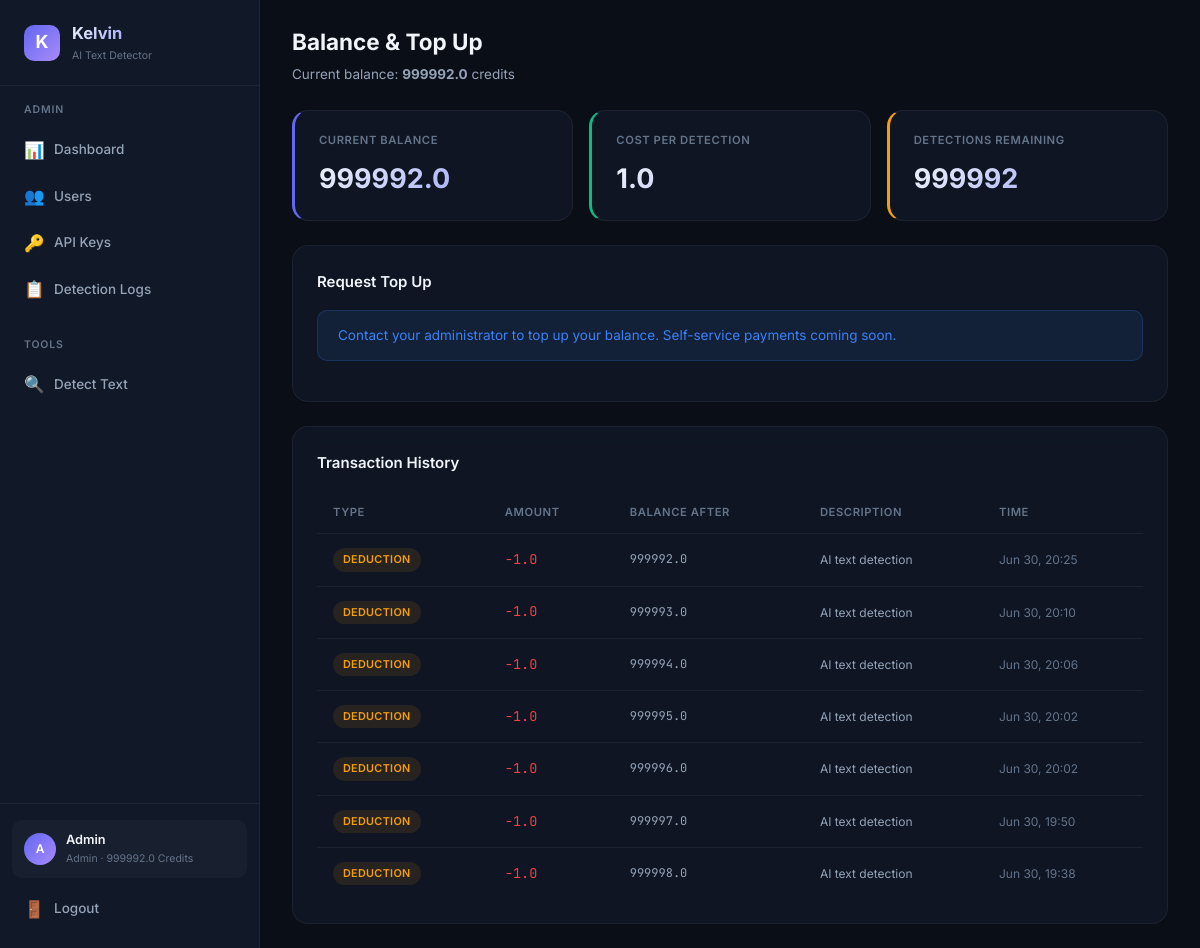
The page /dashboard/topup (signed in) on the database as committed earlier.
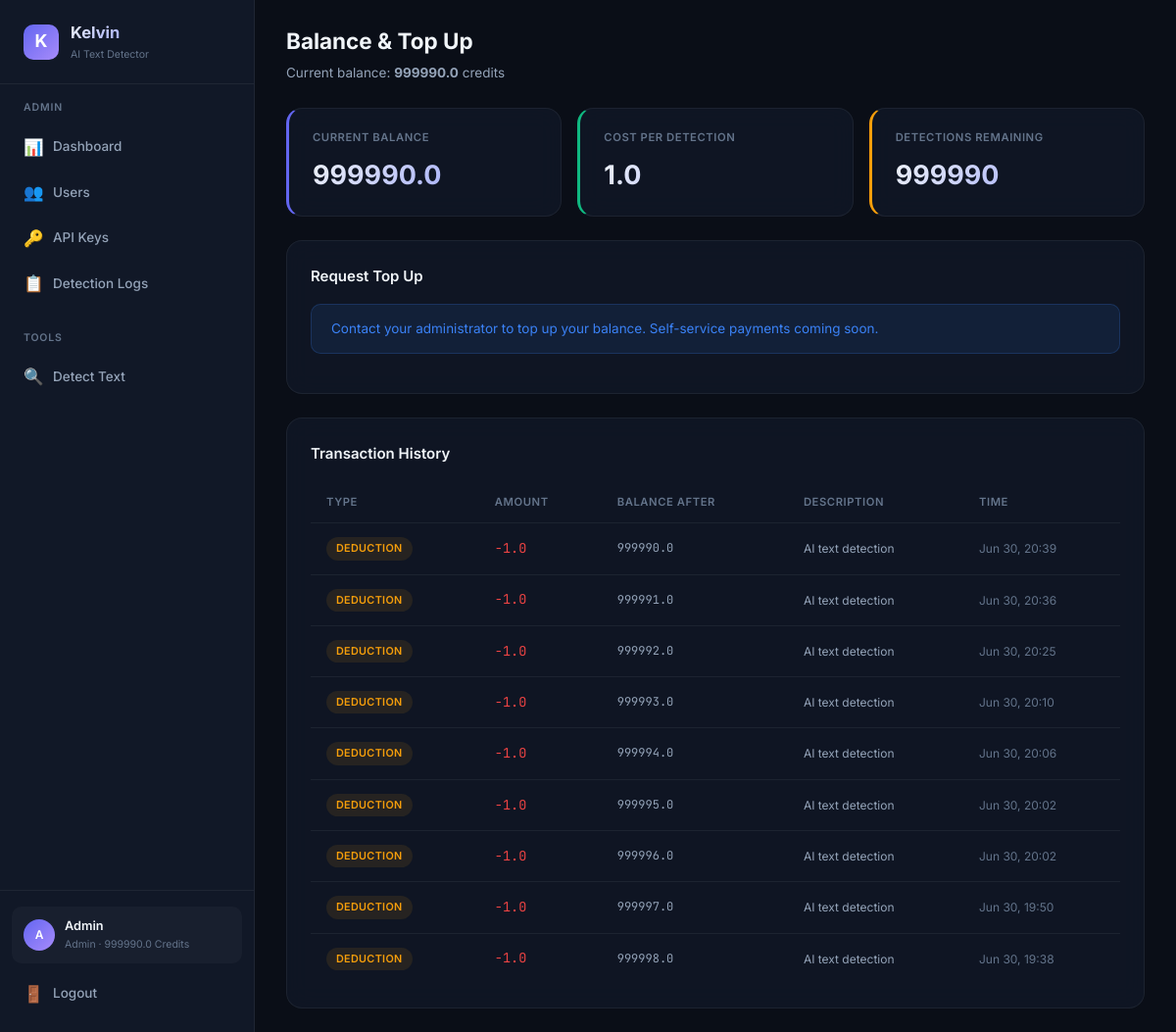
The same page on the database as committed later.
### database.py (models this page shows, shortened)
class User(Base):
    __tablename__ = "users"
    id = Column(Integer, primary_key=True, autoincrement=True)
    email = Column(String(255), unique=True, nullable=False, index=True)
    password_hash = Column(String(255), nullable=False)
    display_name = Column(String(100), nullable=False)
    role = Column(String(20), nullable=False, default="user")  # "admin" or "user"
    balance = Column(Float, nullable=False, default=100.0)
    is_active = Column(Boolean, nullable=False, default=True)
    created_at = Column(DateTime, nullable=False, default=datetime.utcnow)
    api_keys = relationship("APIKeyRecord", back_populates="user", lazy="dynamic")
    detection_logs = relationship("DetectionLog", back_populates="user", lazy="dynamic")
    transactions = relationship("BalanceTransaction", back_populates="user", lazy="dynamic")

class BalanceTransaction(Base):
    __tablename__ = "balance_transactions"
    id = Column(Integer, primary_key=True, autoincrement=True)
    user_id = Column(Integer, ForeignKey("users.id"), nullable=False, index=True)
    amount = Column(Float, nullable=False)  # positive = credit, negative = debit
    type = Column(String(20), nullable=False)  # "topup", "deduction", "refund", "signup_bonus"
    description = Column(String(255), nullable=True)
    balance_after = Column(Float, nullable=True)
    created_at = Column(DateTime, nullable=False, default=datetime.utcnow)
    user = relationship("User", back_populates="transactions")

### detect-ai.py (the view)
@app.get("/dashboard/topup", response_class=HTMLResponse)
async def user_topup_page(request: Request, db: Session = Depends(get_db_session)):
    user = _require_web_user(request, db)
    transactions = db.query(BalanceTransaction).filter(BalanceTransaction.user_id == user.id).order_by(desc(BalanceTransaction.created_at)).limit(50).all()
    return _render(request, db, "user/topup.html", transactions=transactions)

### templates/user/topup.html (shortened to what this page needs)
{% extends "base.html" %}
{% set active_page = 'user-topup' %}
{% block page_header %}
<div class="page-header">
    <h2>Balance & Top Up</h2>
    <p>Current balance: <strong>{{ user.balance | round(1) }}</strong> credits</p>
</div>
{% endblock %}
{% block content %}
<div class="stats-grid">
    <div class="stat-card accent">
        <div class="stat-label">Current Balance</div>
        <div class="stat-value">{{ user.balance | round(1) }}</div>
    </div>
    <div class="stat-card green">
        <div class="stat-label">Cost Per Detection</div>
        <div class="stat-value">1.0</div>
    </div>
    <div class="stat-card yellow">
        <div class="stat-label">Detections Remaining</div>
        <div class="stat-value">{{ user.balance | int }}</div>
    </div>
</div>
<div class="card mb-24">
    <div class="card-header">
        <h3>Request Top Up</h3>
    </div>
    <div class="alert alert-info">
        Contact your administrator to top up your balance. Self-service payments coming soon.
    </div>
</div>
<div class="card">
    <div class="card-header">
        <h3>Transaction History</h3>
    </div>
    {% if transactions %}
    <div class="table-container">
        <table>
            <thead>
                <tr>
                    <th>Type</th>
                    <th>Amount</th>
                    <th>Balance After</th>
                    <th>Description</th>
                    <th>Time</th>
                </tr>
            </thead>
            <tbody>
                {% for tx in transactions %}
                <tr>
                    <td>
                        {% if tx.type == 'topup' or tx.type == 'signup_bonus' %}
                        <span class="badge badge-green">{{ tx.type }}</span>
                        {% elif tx.type == 'deduction' %}
                        <span class="badge badge-yellow">deduction</span>
                        {% elif tx.type == 'refund' %}
                        <span class="badge badge-blue">refund</span>
                        {% else %}
                        <span class="badge badge-muted">{{ tx.type }}</span>
                        {% endif %}
                    </td>
                    <td class="text-mono {% if tx.amount > 0 %}text-green{% else %}text-red{% endif %}">
                        {{ '+' if tx.amount > 0 else '' }}{{ tx.amount | round(1) }}
                    </td>
                    <td class="text-mono text-sm">{{ tx.balance_after | round(1) if tx.balance_after else '—' }}</td>
                    <td class="text-sm">{{ tx.description or '—' }}</td>
                    <td class="text-sm text-muted">{{ tx.created_at.strftime('%b %d, %H:%M') if tx.created_at else '—' }}</td>
                </tr>
                {% endfor %}
            </tbody>
        </table>
    </div>
    {% else %}
    <div class="empty-state">
        <div class="empty-icon">💰</div>
        <h3>No transactions yet</h3>
    </div>
    {% endif %}
</div>
{% endblock %}

### templates/base.html (shortened to what this page needs)
<!DOCTYPE html>
<html lang="en">
<head>
    <link rel="stylesheet" href="/static/css/style.css?v=3">
</head>
<body>
    {% block body %}
    <div class="app-layout">
        <aside class="sidebar">
            <div class="sidebar-brand">
                <div class="brand-icon">K</div>
                <div>
                    <h1>Kelvin</h1>
                    <div class="brand-version">AI Text Detector</div>
                </div>
            </div>
            <nav class="sidebar-nav">
                {% if user and user.role == 'admin' %}
                <div class="nav-section">
                    <div class="nav-section-title">Admin</div>
                    <a href="/admin/dashboard" class="nav-link {% if active_page == 'admin-dashboard' %}active{% endif %}">
                        <span class="nav-icon">📊</span> Dashboard
                    </a>
                    <a href="/admin/users" class="nav-link {% if active_page == 'admin-users' %}active{% endif %}">
                        <span class="nav-icon">👥</span> Users
                    </a>
                    <a href="/admin/keys" class="nav-link {% if active_page == 'admin-keys' %}active{% endif %}">
                        <span class="nav-icon">🔑</span> API Keys
                    </a>
                    <a href="/admin/logs" class="nav-link {% if active_page == 'admin-logs' %}active{% endif %}">
                        <span class="nav-icon">📋</span> Detection Logs
                    </a>
                </div>
                <div class="nav-section">
                    <div class="nav-section-title">Tools</div>
                    <a href="/dashboard/detect" class="nav-link {% if active_page == 'detect' %}active{% endif %}">
                        <span class="nav-icon">🔍</span> Detect Text
                    </a>
                </div>
                {% endif %}
            </nav>
            {% if user %}
            <div class="sidebar-footer">
                <div class="sidebar-user">
                    <div class="user-avatar">{{ user.display_name[0] | upper }}</div>
                    <div class="user-info">
                        <div class="user-name">{{ user.display_name }}</div>
                        <div class="user-role">{{ user.role }} · {{ user.balance | round(1) }} credits</div>
                    </div>
                </div>
                <a href="/logout" class="nav-link" style="margin-top: 8px;">
                    <span class="nav-icon">🚪</span> Logout
                </a>
            </div>
            {% endif %}
        </aside>
        <main class="main-content">
            {% block page_header %}{% endblock %}
            <div class="page-body">
                {% block content %}{% endblock %}
            </div>
        </main>
    </div>
    {% endblock %}
</body>
</html>

Rows that differ between the two databases and show on the page:
changed User "Admin": balance "999992.0" → "999990.0"; balance "999992" → "999990"
added BalanceTransaction: type "DEDUCTION", amount "-1.0", balance_after "999990.0", description "AI text detection", created_at "Jun 30, 20:39"
added BalanceTransaction: type "DEDUCTION", amount "-1.0", balance_after "999991.0", description "AI text detection", created_at "Jun 30, 20:36"
